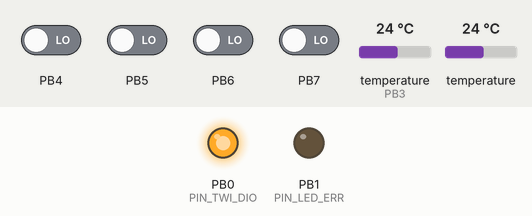
Recording of a program running on a simulated ATtiny45, built with avr-gcc and emulated at 8 MHz. Parts: output pins drawn as LEDs (lit = HIGH). Wiring (inferred from the names in the program): 2 × DS18B20 sensor: data PB3. Dashed ring = blinking. The inputs (shaded band) are chosen by the test bench; at power-on: PB4–7 LOW, temperature (sensor on PB3) 24 °C, temperature 24 °C. Pins used as bus, display or sensor lines are not drawn.

Above: at 1.2 s.
1.3 s: temperature (sensor on PB3) set to 41 °C
At 3.1 s:
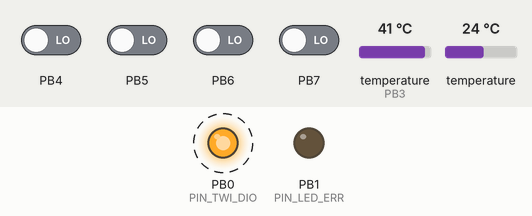
4.9 s: temperature (sensor on PB3) set to 12 °C
At 5.3 s:
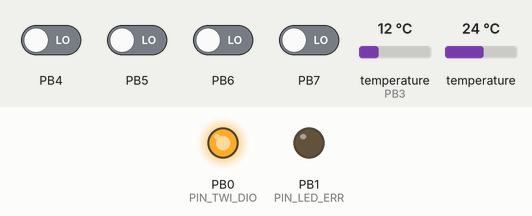
Timing chart, 0 to 7.9 s (numbered marks = the images above; inputs shaded):
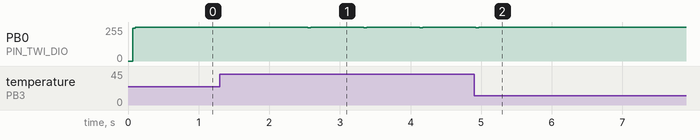

Measured:
- after the input at 1.3 s, PB0 (PIN_TWI_DIO): alternates 255/255 for 0.75 s and 249/255 for 0.04 s, starting after 1.2 s
- after the input at 4.9 s, PB0 (PIN_TWI_DIO): goes on until 5.0 s, then stays 255/255

The program:

main.c
```c
#include <avr/io.h>
#include <avr/interrupt.h>
#include <avr/wdt.h>
#include <util/delay.h>
#include "onewire.h"
#include "twi.h"
#include "tm1637.h"
#include "dstemperature.h"

#define ENABLE_ERROR_HANDLER 1

#define PIN_LED_ERR     PB1

/**
 * Обработка ошибки одного датчика
 * @param Sensor - датчик
 * @return "1" - есть ошибка, "0" - нет ошибки
 */
uint8_t SensorErrorHandler(DallasSensor *Sensor) {
  DallasSensorError error = DallasTemp_CheckError(Sensor);
  if (error) {
    switch (error) {
      case ERR_NO_PRESENCE:
        PORTB |= _BV(PIN_LED_ERR);
        TM1637_DisplayInt(error);
        break;
      case ERR_F_CODE_INVALID:
        break;
      case ERR_CRC8_RAM:
        break;
      default:
        break;
    }
    return 1;
  }

  PORTB &= ~_BV(PIN_LED_ERR);
  return 0;
}

int main(void) {
  DDRB |= _BV(PIN_LED_ERR);
  PORTB &= ~_BV(PIN_LED_ERR);

  wdt_reset();
  wdt_enable(WDTO_8S);

  DallasSensor Sensor_01;
  DallasTemp_SetResolution(&Sensor_01, DS_TEMP_ADC_RESOLUTION_12);

  TM1637_Init(PORT_TWI_DIO, PORT_TWI_CLK, TM1637_BRIGHTNESS_2, TM1637_DISP_ON);
  TM1637_DisplayLine();

  _delay_ms(100);

  sei();

  while (1) {
    #if ENABLE_ERROR_HANDLER
      if (SensorErrorHandler(&Sensor_01)) {
        _delay_ms(50);
        wdt_reset();
        continue;
      } else {
        _delay_ms(10);
      }
    #endif

    /**
     * Получение температуры и вывод на индикатор
     */
    DallasTemp_GetTemperature(&Sensor_01);
    TM1637_DisplayFixedNum(Sensor_01.TEMPERATURE, Sensor_01.TEMPERATURE_FRACTION / 100, 1, Sensor_01.T_NEGATIVE);

    wdt_reset();
  }
  return 0;
}
```

dstemperature.c
```c
#include "dstemperature.h"

uint8_t DallasTemp_ReadScratchpad(uint8_t *scratchpad) {
  if (!OneWire_SkipROM()) return 0;
  OneWire_WriteByte(DS18B20_CMD_RSCRATCHPAD);

  for (uint8_t i = 0; i < 8; i++) {
    scratchpad[i] = OneWire_ReadByte();
  }

  uint8_t calculated_crc = OneWire_CRC8_Update(scratchpad, 8);
  uint8_t crc = OneWire_ReadByte();

  if (calculated_crc != crc) return 0;

  return 1;
}

// TODO parasite power
uint8_t DallasTemp_CopyScratchpad(void) {
  if (!OneWire_Presence()) return 0;
  OneWire_SkipROM();
  OneWire_WriteByte(DS18B20_CMD_CPSCRATCHPAD);
  _delay_ms(10); // если паразитное питание то далее делать сброс
  return 1;
}

void DallasTemp_WriteScratchpad(uint8_t *data) {
  uint8_t i = 3;

  OneWire_SkipROM();
  OneWire_WriteByte(DS18B20_CMD_WSCRATCHPAD);

  do {
    OneWire_WriteByte(*data++);
  } while (--i);

  DallasTemp_CopyScratchpad();
}

void DallasTemp_SetResolution(DallasSensor *Sensor, uint8_t r) {
  DallasTemp_ReadScratchpad(Sensor->SCRATCHPAD);

  uint8_t data[3] = { Sensor->SCRATCHPAD[2], Sensor->SCRATCHPAD[3], 0x7f };

  switch(r) {
    case 12:
      data[2] = 0x7f;
      break;
    case 11:
      data[2] = 0x5f;
      break;
    case 10:
      data[2] = 0x3f;
      break;
    case 9:
      data[2] = 0x1f;
      break;
    default:
      data[2] = 0x7f;
      break;
  }

  DallasTemp_WriteScratchpad(data);
}

uint8_t DallasTemp_Convert(void) {
  if (!OneWire_Presence()) return 0;
  OneWire_WriteByte(ONE_WIRE_SKIPROM);
  OneWire_WriteByte(DS18B20_CMD_CONVERTTEMP);
  return 1;
}

DallasSensorError DallasTemp_CheckError(DallasSensor* Sensor) {
  /* Нету присутствия */
  if (!OneWire_Presence()) return ERR_NO_PRESENCE;

  /* Семейный код неверный */
  OneWire_ReadROM(Sensor->ROM);
  if (Sensor->ROM[0] != DS18B20_CONST_FAMILY_CODE) return ERR_F_CODE_INVALID;

  /* Ошибка CRC8 для ОЗУ */
  if (!DallasTemp_ReadScratchpad(Sensor->SCRATCHPAD)) return ERR_CRC8_RAM;

  /* Все ОК */
  return 0;
}

void DallasTemp_GetTemperature(DallasSensor *Sensor) {
  /* Читаем ОЗУ для определения нужной задержки */
  if (!DallasTemp_ReadScratchpad(Sensor->SCRATCHPAD)) return;

  /* Оцифровка */
  if (!DallasTemp_Convert()) return;

  /* Ждем необходимое кол-во времени в зависимости от разрядности АЦП */
  if (!(~Sensor->SCRATCHPAD[4] & 0x60)) {
    _delay_ms(750);
  } else if (!(~Sensor->SCRATCHPAD[4] & 0x40)) {
    _delay_ms(375);
  } else if (!(~Sensor->SCRATCHPAD[4] & 0x20)) {
    _delay_ms(188);
  } else {
    _delay_ms(94);
  }

  /* Читаем еще раз ОЗУ для получения актуальной температуры и проверки валидности данных */
  if (!DallasTemp_ReadScratchpad(Sensor->SCRATCHPAD)) {
    Sensor->CRC_ERROR = 1;
    return;
  }

  Sensor->CRC_ERROR = 0;
  Sensor->TEMPERATURE = ((Sensor->SCRATCHPAD[1] << 8) | Sensor->SCRATCHPAD[0]) / 16;

  /*
   * Двойное дополнение для дробной части если минусовая температура:
   * проверяем что последние пять битов в старшем байте температуры стоят в единице
   */
  if (!(~Sensor->SCRATCHPAD[1] & 0xf8)) {
    Sensor->T_NEGATIVE = 1;
    Sensor->SCRATCHPAD[0] = -Sensor->SCRATCHPAD[0];
  } else {
    Sensor->T_NEGATIVE = 0;
  }

  /**
   * Получаем дробную часть через битовую маску 0x0f, умножаем для получения точности.
   */
  Sensor->TEMPERATURE_FRACTION = ((Sensor->SCRATCHPAD[0] & 0x0f) * 1000) / 16;
}

//float DallasTemp_GetFloatTemperature(DallasSensor *Sensor) {
//  DallasTemp_GetTemperature(Sensor);
//  return (float)((float)Sensor->TEMPERATURE + ((float)Sensor->TEMPERATURE_FRACTION / 1000));
//}
```

dstemperature.h
```c
#include "onewire.h"

#define DS18B20_CMD_CONVERTTEMP     0x44
#define DS18B20_CMD_RSCRATCHPAD     0xbe
#define DS18B20_CMD_WSCRATCHPAD     0x4e
#define DS18B20_CMD_CPSCRATCHPAD    0x48
#define DS18B20_CONST_FAMILY_CODE   0x28

#define DS_TEMP_ADC_RESOLUTION_12   12
#define DS_TEMP_ADC_RESOLUTION_11   11
#define DS_TEMP_ADC_RESOLUTION_10   10
#define DS_TEMP_ADC_RESOLUTION_9    9

#ifndef DSTEMPERATURE_H
#define	DSTEMPERATURE_H

typedef enum DallasSensorError {
    ERR_NO_PRESENCE         = 0x01,
    ERR_F_CODE_INVALID      = 0x02,
    ERR_CRC8_RAM            = 0x03
} DallasSensorError;

typedef struct DallasSensor {
  uint8_t   SCRATCHPAD[8];              // ОЗУ (T_LSB, T_MSB, TH/USER BYTE 1, TH/USER BYTE 2, CONFIG, RESERVED, RESERVED, RESERVED, CRC8)
  uint8_t   ROM[8];                     // ПЗУ (код семейства, серийный код, CRC8)
  int16_t   TEMPERATURE;                // Температура в градусах цельсия (целая часть)
  uint16_t  TEMPERATURE_FRACTION;       // Дробная часть
  uint8_t   T_NEGATIVE;                 // Минусовая ли температура
  uint8_t   CRC_ERROR;                  // Ошибка CRC8 ОЗУ
} DallasSensor;

// TODO сделать чтобы все работало с несколькими датчиками а не с одним (выполнять команду skiprom если один датчик, иначе выбирать к какому датчику обращаться)

/**
 * Читает ОЗУ датчика
 * @param scratchpad - первые 8 байт.
 * @return "1" - если данные успешно прочитались, "0" - если данные искажены
 */
uint8_t DallasTemp_ReadScratchpad(uint8_t *scratchpad);

/**
 * Записывает данные в ОЗУ датчика
 * @param data - 3 байта
 */
void DallasTemp_WriteScratchpad(uint8_t *data);

/**
 * Перемещает данные из ОЗУ в EEPROM датчика
 * @return "1" - данные успешно записаны, "0" - если не было ответа от датчика
 */
uint8_t DallasTemp_CopyScratchpad(void);

/**
 * Отправляет команду для оцифровки температуры.
 * @return "1" - если команда отправлена, "0" - если не было ответа от датчика
 */
uint8_t DallasTemp_Convert(void);

/**
 * Задает разрешение АЦП датчика
 * Время оцифровки:
 *      - 12 бит - 750ms
 *      - 11 бит - 375ms
 *      - 10 бит - 187.5ms
 *      - 9  бит - 93.75ms
 * @param r - разрешение АЦП (от 9 до 12)
 */
void DallasTemp_SetResolution(DallasSensor *Sensor, uint8_t r);

/**
 * Получает оцифрованное значение датчика и конвертирует занчение в читаемый вид.
 * @param Sensor - датчик
 */
void DallasTemp_GetTemperature(DallasSensor *Sensor);

/**
 * Преобразует целую и дробную часть в тип числа с плавающей точкой
 * @param Sensor - датчик
 * @return Возвращает температуру
 */
//float DallasTemp_GetFloatTemperature(DallasSensor *Sensor);

/**
 * Читает семейный код датчика и проверяет его правильность
 * @param Sensor - датчик
 * @return Возвращает "1" если имеются проблемы с датчиком иначе "0"
 */
DallasSensorError DallasTemp_CheckError(DallasSensor *Sensor);

#endif	/* DSTEMPERATURE_H */
```

onewire.c
```c
#include "onewire.h"

uint8_t OneWire_Presence(void) {
  uint8_t is_detected = 0;

  cli();
  ow_pull();
  _delay_us(480);
  ow_release();
  _delay_us(70);
  if (bit_is_clear(OW_PIN, OW_LINE)) is_detected = 1;
  _delay_us(410);
  sei();
  return is_detected;
}

void OneWire_WriteByte(uint8_t byte) {
  uint8_t i = 8;

  do {
    cli();
    if (byte & 0x01) {
      ow_pull();
      _delay_us(6);
      ow_release();
      _delay_us(64);
    } else {
      ow_pull();
      _delay_us(60);
      ow_release();
      _delay_us(10);
    }
    sei();
    byte >>= 1;
  } while (--i);
}

uint8_t OneWire_ReadByte() {
  uint8_t byte = 0;
  uint8_t i = 8;

  do {
    cli();
    byte >>= 1;
    ow_pull();
    _delay_us(6);
    ow_release();
    _delay_us(9);
    if (bit_is_set(OW_PIN, OW_LINE)) byte |= (1<<7);
    _delay_us(55);
    sei();
  } while (--i);

  return byte;
}

uint8_t OneWire_SkipROM() {
  if (!OneWire_Presence()) return 0;
  OneWire_WriteByte(ONE_WIRE_SKIPROM);
  return 1;
}

uint8_t OneWire_ReadROM(uint8_t *buffer) {
  if (!OneWire_Presence()) return 0;

  uint8_t i = 8;
  OneWire_WriteByte(ONE_WIRE_READROM);

  do {
    *(buffer++) = OneWire_ReadByte();
  } while (--i);

  return 1;
}

uint8_t OneWire_CRC8_Update(uint8_t *buffer, size_t len) {
  uint8_t crc = 0;

  do {
    uint8_t i = 8;
    crc ^= *(buffer++);
    do {
      if (crc & 0x01) {
        crc = (crc >> 1) ^ 0x8c;
      } else {
        crc >>= 1;
      }
    } while (--i);
  } while (--len);
  return crc;
}
```

onewire.h
```c
#include <stdio.h>
#include <avr/interrupt.h>
#include <util/delay.h>

#define OW_LINE PB3
#define OW_PIN  PINB
#define OW_PORT PORTB
#define OW_DDR  DDRB

#define ow_pull()     (OW_DDR |= _BV(OW_LINE))
#define ow_release()  (OW_DDR &= ~_BV(OW_LINE))

#define ONE_WIRE_READROM    0x33
#define ONE_WIRE_SKIPROM    0xcc
#define ONE_WIRE_SEARCHROM  0xf0
#define ONE_WIRE_MATCHROM   0x55

#ifndef ONEWIRE_H
#define	ONEWIRE_H

/**
 *
 * @return
 */
uint8_t OneWire_Presence(void);

/**
 *
 * @param byte
 */
void OneWire_WriteByte(uint8_t byte);

/**
 *
 * @return
 */
uint8_t OneWire_ReadByte();

/**
 *
 * @return
 */
uint8_t OneWire_SkipROM();

/**
 * Читает ПЗУ подчиненного устройства.
 * Использовать только если на шине одно подчиненной устройство!
 * @param buffer - куда складывать данные
 * @return "1" - если успешно прочиталось, "0" - если устройство не ответило
 */
uint8_t OneWire_ReadROM(uint8_t *buffer);

/**
 *
 * @param buffer
 * @param len
 * @return
 */
uint8_t OneWire_CRC8_Update(uint8_t *buffer, size_t len);

#endif	/* ONEWIRE_H */
```

tm1637.c
```c
#include "tm1637.h"

#define get_symbol(index)   (pgm_read_byte_near(&display_symbols[index]))

static const uint8_t display_symbols[] PROGMEM =
{
	0x3F, // 0
	0x06, // 1
	0x5B, // 2
	0x4F, // 3
	0x66, // 4
	0x6D, // 5
	0x7D, // 6
	0x07, // 7
	0x7F, // 8
	0x6F, // 9
};

uint8_t get_int_length(int16_t num) {
  uint8_t l = 1;
  if (num < 0) num = -num;
  while (num > 9) {
    num /= 10;
    l++;
  }
  return l;
}

void TM1637_WriteByte(uint8_t data) {
  TWI_Start();
  TWI_WriteByte(data);
  TWI_Stop();
}

void TM1637_Init(uint8_t DIO_PIN, uint8_t CLK_PIN, uint8_t brightness, uint8_t enabled) {
  TM1637Display Display = { DIO_PIN, CLK_PIN, brightness };
  DDR_TWI |= _BV(DIO_PIN) | _BV(CLK_PIN);
  PORT_TWI &= ~(_BV(DIO_PIN) | _BV(CLK_PIN));
  TM1637_WriteByte(TM1637_DISP_CMD | (enabled | brightness));
}

void TM1637_DisplaySymbol(uint8_t symbol, uint8_t pos) {
  TM1637_WriteByte(TM1637_DATA_CMD);
  TWI_Start();
  TWI_WriteByte(TM1637_ADDR_CMD | pos);
  TWI_WriteByte(symbol);
  TWI_Stop();
}

void TM1637_DisplayLine(void) {
  uint8_t i = TM1637_DIGITS_COUNT;
  do {
    TM1637_DisplaySymbol(0x40, i - 1);
  } while (--i);
}

void TM1637_DisplayInt(int16_t num) {
  uint8_t is_signed = num < 0;
  int16_t tmp = num > 999 ? 999 : num;
  uint8_t i = TM1637_DIGITS_COUNT;

  if (is_signed) {
    tmp = -tmp;
    TM1637_DisplaySymbol(0x40, 0);
  }

  do {
    if (is_signed && i == 1) break;
    TM1637_DisplaySymbol(pgm_read_byte_near(&display_symbols[tmp % 10]), i - 1);
    tmp /= 10;
  } while (--i);
}

void TM1637_DisplayFixedNum(int16_t num, uint8_t frac, uint8_t presicion, uint8_t sign) {
  uint8_t is_signed = (num < 0) || (sign);
  num = num > 999 ? 999 : num;

  if (is_signed) {
    num = -num;
  }

  uint8_t length = get_int_length(num);
  uint8_t is_overflow = length + 1 == TM1637_DIGITS_COUNT;
  uint8_t i = TM1637_DIGITS_COUNT, j = is_overflow && is_signed ? 1 : 0;
  uint8_t buffer[TM1637_DIGITS_COUNT];

  do {
    buffer[i - 1] = num % 10;
    num /= 10;
  } while (--i);

  if (length != 1) {
    i = TM1637_DIGITS_COUNT - length;
  } else {
    i = 1;
  }

  while (i < TM1637_DIGITS_COUNT) {
    if (is_signed && j == 0) {
      TM1637_DisplaySymbol(0x40, 0);
      i++;
      j++;
      continue;
    }
    TM1637_DisplaySymbol(
            (j == TM1637_DIGITS_COUNT - 1 - presicion && TM1637_DIGITS_COUNT != length)
            ? get_symbol(buffer[i]) | (is_overflow && is_signed ? 0 : 0x80) // точка
            : (!is_signed &&
                ((buffer[0] == 0 && buffer[i] == 0 && buffer[i + 1] != 0) || (length == 1 && i != TM1637_DIGITS_COUNT - 1)) // убираем вывод нулей
                ? 0x00
                : get_symbol(buffer[i])
              ),
            j);
    i++;
    j++;
  }

  TM1637_DisplaySymbol(get_symbol(frac), j);
}
```

tm1637.h
```c
#include <avr/pgmspace.h>
#include "twi.h"

#define TM1637_DIGITS_COUNT 3

#define TM1637_DATA_CMD     0x40      // Data command setting
#define TM1637_DISP_CMD     0x80      // Display and control command setting
#define TM1637_ADDR_CMD     0xc0      // Address command setting

/**
 * Data write and read mode settings
 */
#define TM1637_WR_DATA      0x00      // Write data to display register
#define TM1637_RD_SCAN_DATA 0x02      // Read key scan data

/**
 * Address adding mode setting
 */
#define TM1637_ADDR_AUTO    0x00      // Automatic address adding
#define TM1637_ADDR_FIXED   0x04      // Fix address

/**
 * Test mode setting (for internal)
 */
#define TM1637_MODE_NORMAL  0x00      // Normal mode
#define TM1637_MODE_TEST    0x08      // Test mode

#define	TM1637_DISP_OFF     0x00      // Display off
#define	TM1637_DISP_ON      0x08      // Display on

#define TM1637_BRIGHTNESS_1 1
#define TM1637_BRIGHTNESS_2 2
#define TM1637_BRIGHTNESS_3 3
#define TM1637_BRIGHTNESS_4 4
#define TM1637_BRIGHTNESS_5 5
#define TM1637_BRIGHTNESS_6 6
#define TM1637_BRIGHTNESS_7 7

#ifndef TM1637_H
#define	TM1637_H


typedef struct TM1637Display {
  uint8_t DIO_PIN;
  uint8_t CLK_PIN;
  uint8_t BRIGHTNESS;
} TM1637Display;

void TM1637_WriteByte(uint8_t data);
void TM1637_Init(uint8_t DIO_PIN, uint8_t CLK_PIN, uint8_t brightness, uint8_t enabled);
void TM1637_DisplaySymbol(uint8_t symbol, uint8_t pos);
void TM1637_DisplayLine(void);
void TM1637_DisplayInt(int16_t num);
void TM1637_DisplayFixedNum(int16_t num, uint8_t frac, uint8_t presicion, uint8_t sign);

#endif	/* TM1637_H */
```

twi.c
```c
#include "twi.h"

void TWI_Start(void) {
  cli();
  dio_high();
  clk_high();
  _delay_us(TWI_DELAY);
  dio_low();
  _delay_us(TWI_DELAY);
  clk_low();
  sei();
}

void TWI_Stop(void) {
  cli();
  clk_low();
  dio_low();
  _delay_us(TWI_DELAY);
  clk_high();
  _delay_us(TWI_DELAY);
  dio_high();
  sei();
}

uint8_t TWI_WriteByte(uint8_t byte) {
  uint8_t i = 8;
  uint8_t ack = 0;

  cli();

  _delay_us(TWI_DELAY);

  do {
    clk_low();
    _delay_us(TWI_DELAY);
    byte & 0x01 ? dio_high() : dio_low();
    byte >>= 1;
    _delay_us(TWI_DELAY);
    clk_high();
    _delay_us(TWI_DELAY);
  } while (--i);

  dio_input();
  clk_low();
  dio_high();

  _delay_us(TWI_DELAY);
  ack = bit_is_clear(PIN_TWI, PIN_TWI_DIO);

  clk_high();
  _delay_us(TWI_DELAY);
  clk_low();
  _delay_us(TWI_DELAY);
  dio_output();

  sei();

  return ack;
}
```

twi.h
```c
#include <avr/io.h>
#include <avr/interrupt.h>
#include <util/delay.h>

#define DDR_TWI         DDRB
#define PORT_TWI        PORTB
#define PIN_TWI         PINB
#define PORT_TWI_DIO    PB0
#define PORT_TWI_CLK    PB2
#define PIN_TWI_DIO     PINB0
#define PIN_TWI_CLK     PINB2
#define TWI_DELAY       5           // uS

#define dio_high()          (PORT_TWI |= (_BV(PORT_TWI_DIO)))
#define dio_low()           (PORT_TWI &= (~_BV(PORT_TWI_DIO)))
#define dio_input()         (DDR_TWI &= (~_BV(PORT_TWI_DIO)))
#define dio_output()        (DDR_TWI |= (_BV(PORT_TWI_DIO)))
#define clk_high()          (PORT_TWI |= (_BV(PORT_TWI_CLK)))
#define clk_low()           (PORT_TWI &= (~_BV(PORT_TWI_CLK)))

#ifndef TWI_H
#define	TWI_H

void TWI_Start(void);
void TWI_Stop(void);
uint8_t TWI_WriteByte(uint8_t byte);

#endif	/* TWI_H */
```
